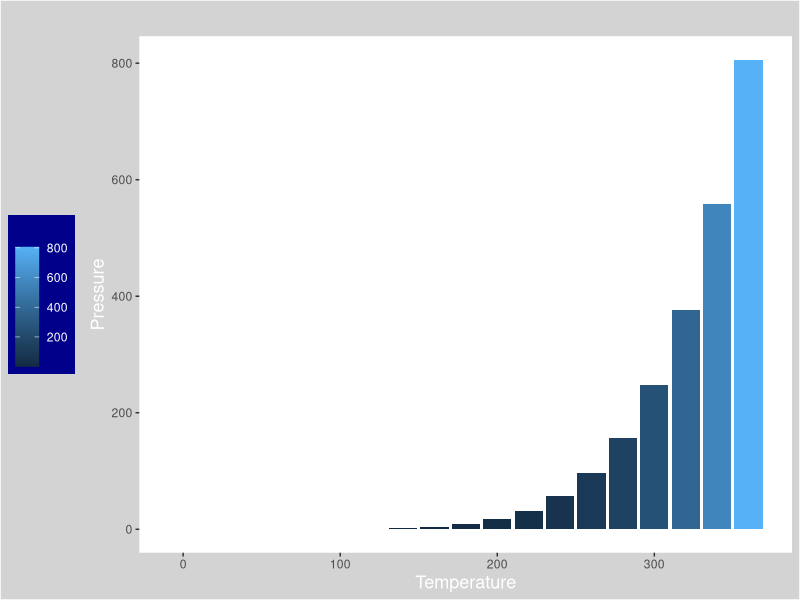

The R source for this figure:
## ---- chunk 1
knitr::opts_chunk$set(echo = TRUE)
## ---- chunk 2
library(tidyverse)
## ---- chunk 3
str(cars)
## ---- chunk 4
str(pressure)
## ---- chunk 5
# Plot the data in an imaginative way.  
ggplot(data = pressure,
       mapping = aes(x = temperature, y = pressure, fill = pressure))+

  
  #Make a barplot
  geom_bar(stat="identity")+
  
  labs(
    title = " ",
    x = "Temperature",
    y = "Pressure",
    # Change the name of the legend. 
    fill  = " ")+
  theme(
    
    # put the legend on the left 
    legend.position = "left",
    
    # Change the legend background. 
    legend.background =  element_rect(fill = "darkblue"),
    
    # Change the text colour in the legend. 
    legend.text = element_text(colour = "white"),
    
    # Make the entire plot background blue. 
    plot.background = element_rect(fill = "lightgray"),
    
    # Make the title white
    title = element_text(colour = "White", size = 13),
    
    # put the title in the center. 
    plot.title = element_text(hjust = 0.3),
    
    # Make the background blue
    panel.background = element_rect(fill = "white"),
    
    #remove grid lines
    panel.grid.major = element_blank(),
    panel.grid.minor = element_blank(),
    
    # remove the border around the plot. 
    panel.border = element_blank())
